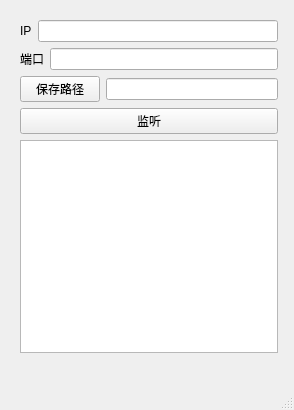
<?xml version="1.0" encoding="UTF-8"?>
<ui version="4.0">
 <class>FileServer</class>
 <widget class="QMainWindow" name="FileServer">
  <property name="geometry">
   <rect>
    <x>0</x>
    <y>0</y>
    <width>294</width>
    <height>410</height>
   </rect>
  </property>
  <property name="windowTitle">
   <string>FileServer</string>
  </property>
  <widget class="QWidget" name="centralwidget">
   <widget class="QWidget" name="layoutWidget">
    <property name="geometry">
     <rect>
      <x>20</x>
      <y>20</y>
      <width>258</width>
      <height>333</height>
     </rect>
    </property>
    <layout class="QVBoxLayout" name="verticalLayout">
     <item>
      <layout class="QHBoxLayout" name="horizontalLayout">
       <item>
        <widget class="QLabel" name="m_pLbServerIp">
         <property name="text">
          <string>IP</string>
         </property>
        </widget>
       </item>
       <item>
        <widget class="QLineEdit" name="m_pLeServerIp"/>
       </item>
      </layout>
     </item>
     <item>
      <layout class="QHBoxLayout" name="horizontalLayout_2">
       <item>
        <widget class="QLabel" name="m_pLbServerPort">
         <property name="text">
          <string>端口</string>
         </property>
        </widget>
       </item>
       <item>
        <widget class="QLineEdit" name="m_pLeServerPort"/>
       </item>
      </layout>
     </item>
     <item>
      <layout class="QHBoxLayout" name="horizontalLayout_3">
       <item>
        <widget class="QPushButton" name="m_pBtnStorePath">
         <property name="text">
          <string>保存路径</string>
         </property>
        </widget>
       </item>
       <item>
        <widget class="QLineEdit" name="m_pLeStorePath"/>
       </item>
      </layout>
     </item>
     <item>
      <widget class="QPushButton" name="m_pBtnListen">
       <property name="text">
        <string>监听</string>
       </property>
      </widget>
     </item>
     <item>
      <widget class="QTextBrowser" name="m_pTextBrowserLog">
       <property name="html">
        <string>&lt;!DOCTYPE HTML PUBLIC &quot;-//W3C//DTD HTML 4.0//EN&quot; &quot;http://www.w3.org/TR/REC-html40/strict.dtd&quot;&gt;
&lt;html&gt;&lt;head&gt;&lt;meta name=&quot;qrichtext&quot; content=&quot;1&quot; /&gt;&lt;style type=&quot;text/css&quot;&gt;
p, li { white-space: pre-wrap; }
&lt;/style&gt;&lt;/head&gt;&lt;body style=&quot; font-family:'SimSun'; font-size:9pt; font-weight:400; font-style:normal;&quot;&gt;
&lt;p style=&quot;-qt-paragraph-type:empty; margin-top:0px; margin-bottom:0px; margin-left:0px; margin-right:0px; -qt-block-indent:0; text-indent:0px; font-family:'SimSun';&quot;&gt;&lt;br /&gt;&lt;/p&gt;&lt;/body&gt;&lt;/html&gt;</string>
       </property>
      </widget>
     </item>
    </layout>
   </widget>
  </widget>
  <widget class="QMenuBar" name="menubar">
   <property name="geometry">
    <rect>
     <x>0</x>
     <y>0</y>
     <width>294</width>
     <height>23</height>
    </rect>
   </property>
  </widget>
  <widget class="QStatusBar" name="statusbar"/>
 </widget>
 <resources/>
 <connections/>
</ui>
